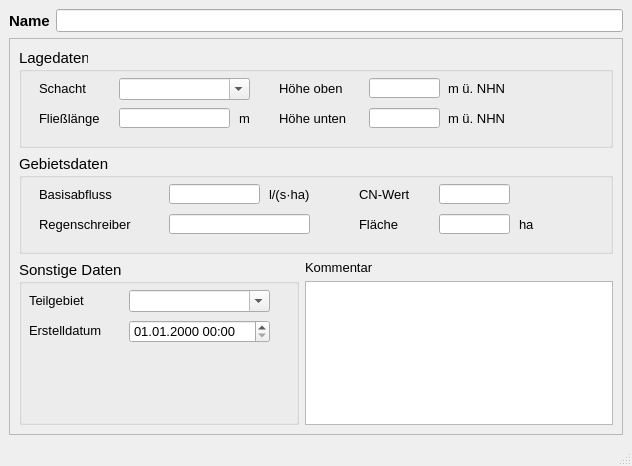
<?xml version="1.0" encoding="UTF-8"?>
<ui version="4.0">
 <class>MainWindow</class>
 <widget class="QMainWindow" name="MainWindow">
  <property name="enabled">
   <bool>true</bool>
  </property>
  <property name="geometry">
   <rect>
    <x>0</x>
    <y>0</y>
    <width>632</width>
    <height>466</height>
   </rect>
  </property>
  <property name="minimumSize">
   <size>
    <width>520</width>
    <height>380</height>
   </size>
  </property>
  <property name="font">
   <font>
    <family>Tahoma</family>
    <pointsize>10</pointsize>
   </font>
  </property>
  <property name="windowTitle">
   <string>Aussengebiete gem. HYSTEM-EXTRAN</string>
  </property>
  <widget class="QWidget" name="centralwidget">
   <layout class="QVBoxLayout" name="verticalLayout">
    <item>
     <layout class="QHBoxLayout" name="horizontalLayout">
      <item>
       <widget class="QLabel" name="label">
        <property name="font">
         <font>
          <family>Tahoma</family>
          <pointsize>11</pointsize>
          <weight>75</weight>
          <bold>true</bold>
         </font>
        </property>
        <property name="text">
         <string>Name</string>
        </property>
       </widget>
      </item>
      <item>
       <widget class="QLineEdit" name="gebnam">
        <property name="toolTip">
         <string>&lt;html&gt;&lt;head/&gt;&lt;body&gt;&lt;p&gt;Eindeutige Bezeichnung&lt;/p&gt;&lt;/body&gt;&lt;/html&gt;</string>
        </property>
        <property name="statusTip">
         <string>Eindeutige Bezeichnung</string>
        </property>
       </widget>
      </item>
     </layout>
    </item>
    <item>
     <widget class="QScrollArea" name="scrollArea">
      <property name="widgetResizable">
       <bool>true</bool>
      </property>
      <widget class="QWidget" name="scrollAreaWidgetContents">
       <property name="geometry">
        <rect>
         <x>0</x>
         <y>0</y>
         <width>608</width>
         <height>353</height>
        </rect>
       </property>
       <layout class="QGridLayout" name="gridLayout">
        <item row="0" column="0" colspan="2">
         <widget class="QGroupBox" name="groupBox_4">
          <property name="minimumSize">
           <size>
            <width>0</width>
            <height>100</height>
           </size>
          </property>
          <property name="maximumSize">
           <size>
            <width>16777215</width>
            <height>100</height>
           </size>
          </property>
          <property name="font">
           <font>
            <family>Tahoma</family>
            <pointsize>11</pointsize>
            <weight>50</weight>
            <bold>false</bold>
           </font>
          </property>
          <property name="title">
           <string>Lagedaten</string>
          </property>
          <widget class="QLabel" name="label_20">
           <property name="geometry">
            <rect>
             <x>20</x>
             <y>30</y>
             <width>70</width>
             <height>21</height>
            </rect>
           </property>
           <property name="font">
            <font>
             <family>Tahoma</family>
             <pointsize>10</pointsize>
             <weight>50</weight>
             <bold>false</bold>
            </font>
           </property>
           <property name="text">
            <string>Schacht</string>
           </property>
          </widget>
          <widget class="QComboBox" name="schnam">
           <property name="geometry">
            <rect>
             <x>100</x>
             <y>30</y>
             <width>131</width>
             <height>22</height>
            </rect>
           </property>
           <property name="font">
            <font>
             <family>Tahoma</family>
             <pointsize>10</pointsize>
             <weight>50</weight>
             <bold>false</bold>
            </font>
           </property>
           <property name="toolTip">
            <string>&lt;html&gt;&lt;head/&gt;&lt;body&gt;&lt;p&gt;Schacht, an den das Außengebiet angeschlossen ist&lt;/p&gt;&lt;/body&gt;&lt;/html&gt;</string>
           </property>
           <property name="statusTip">
            <string>Schacht, an den das Außengebiet angeschlossen ist</string>
           </property>
           <property name="editable">
            <bool>true</bool>
           </property>
          </widget>
          <widget class="QLabel" name="label_12">
           <property name="geometry">
            <rect>
             <x>260</x>
             <y>30</y>
             <width>81</width>
             <height>21</height>
            </rect>
           </property>
           <property name="font">
            <font>
             <family>Tahoma</family>
             <pointsize>10</pointsize>
             <weight>50</weight>
             <bold>false</bold>
            </font>
           </property>
           <property name="text">
            <string>Höhe oben</string>
           </property>
          </widget>
          <widget class="QLineEdit" name="hoeheob">
           <property name="geometry">
            <rect>
             <x>350</x>
             <y>30</y>
             <width>71</width>
             <height>20</height>
            </rect>
           </property>
           <property name="font">
            <font>
             <family>Tahoma</family>
             <pointsize>10</pointsize>
             <weight>50</weight>
             <bold>false</bold>
            </font>
           </property>
           <property name="toolTip">
            <string/>
           </property>
           <property name="statusTip">
            <string/>
           </property>
          </widget>
          <widget class="QLabel" name="label_13">
           <property name="geometry">
            <rect>
             <x>429</x>
             <y>30</y>
             <width>61</width>
             <height>21</height>
            </rect>
           </property>
           <property name="font">
            <font>
             <family>Tahoma</family>
             <pointsize>10</pointsize>
             <weight>50</weight>
             <bold>false</bold>
            </font>
           </property>
           <property name="text">
            <string>m ü. NHN</string>
           </property>
          </widget>
          <widget class="QLabel" name="label_16">
           <property name="geometry">
            <rect>
             <x>260</x>
             <y>60</y>
             <width>81</width>
             <height>21</height>
            </rect>
           </property>
           <property name="font">
            <font>
             <family>Tahoma</family>
             <pointsize>10</pointsize>
             <weight>50</weight>
             <bold>false</bold>
            </font>
           </property>
           <property name="text">
            <string>Höhe unten</string>
           </property>
          </widget>
          <widget class="QLineEdit" name="hoeheun">
           <property name="geometry">
            <rect>
             <x>350</x>
             <y>60</y>
             <width>71</width>
             <height>20</height>
            </rect>
           </property>
           <property name="font">
            <font>
             <family>Tahoma</family>
             <pointsize>10</pointsize>
             <weight>50</weight>
             <bold>false</bold>
            </font>
           </property>
           <property name="toolTip">
            <string/>
           </property>
           <property name="statusTip">
            <string/>
           </property>
          </widget>
          <widget class="QLabel" name="label_15">
           <property name="geometry">
            <rect>
             <x>429</x>
             <y>60</y>
             <width>61</width>
             <height>21</height>
            </rect>
           </property>
           <property name="font">
            <font>
             <family>Tahoma</family>
             <pointsize>10</pointsize>
             <weight>50</weight>
             <bold>false</bold>
            </font>
           </property>
           <property name="text">
            <string>m ü. NHN</string>
           </property>
          </widget>
          <widget class="QLabel" name="label_8">
           <property name="geometry">
            <rect>
             <x>20</x>
             <y>60</y>
             <width>80</width>
             <height>21</height>
            </rect>
           </property>
           <property name="font">
            <font>
             <family>Tahoma</family>
             <pointsize>10</pointsize>
             <weight>50</weight>
             <bold>false</bold>
            </font>
           </property>
           <property name="text">
            <string>Fließlänge</string>
           </property>
          </widget>
          <widget class="QLineEdit" name="fliessweg">
           <property name="geometry">
            <rect>
             <x>100</x>
             <y>60</y>
             <width>111</width>
             <height>20</height>
            </rect>
           </property>
           <property name="font">
            <font>
             <family>Tahoma</family>
             <pointsize>10</pointsize>
             <weight>50</weight>
             <bold>false</bold>
            </font>
           </property>
           <property name="toolTip">
            <string>&lt;html&gt;&lt;head/&gt;&lt;body&gt;&lt;p&gt;Längster Fließweg&lt;/p&gt;&lt;/body&gt;&lt;/html&gt;</string>
           </property>
           <property name="statusTip">
            <string>Längster Fließweg</string>
           </property>
          </widget>
          <widget class="QLabel" name="label_17">
           <property name="geometry">
            <rect>
             <x>220</x>
             <y>60</y>
             <width>16</width>
             <height>21</height>
            </rect>
           </property>
           <property name="font">
            <font>
             <family>Tahoma</family>
             <pointsize>10</pointsize>
             <weight>50</weight>
             <bold>false</bold>
            </font>
           </property>
           <property name="text">
            <string>m</string>
           </property>
          </widget>
         </widget>
        </item>
        <item row="1" column="0" colspan="2">
         <widget class="QGroupBox" name="groupBox_5">
          <property name="minimumSize">
           <size>
            <width>0</width>
            <height>100</height>
           </size>
          </property>
          <property name="maximumSize">
           <size>
            <width>16777215</width>
            <height>100</height>
           </size>
          </property>
          <property name="font">
           <font>
            <family>Tahoma</family>
            <pointsize>11</pointsize>
            <weight>50</weight>
            <bold>false</bold>
           </font>
          </property>
          <property name="title">
           <string>Gebietsdaten</string>
          </property>
          <widget class="QLabel" name="label_10">
           <property name="geometry">
            <rect>
             <x>20</x>
             <y>30</y>
             <width>90</width>
             <height>21</height>
            </rect>
           </property>
           <property name="font">
            <font>
             <family>Tahoma</family>
             <pointsize>10</pointsize>
             <weight>50</weight>
             <bold>false</bold>
            </font>
           </property>
           <property name="text">
            <string>Basisabfluss</string>
           </property>
          </widget>
          <widget class="QLineEdit" name="basisabfluss">
           <property name="geometry">
            <rect>
             <x>150</x>
             <y>30</y>
             <width>91</width>
             <height>20</height>
            </rect>
           </property>
           <property name="font">
            <font>
             <family>Tahoma</family>
             <pointsize>10</pointsize>
             <weight>50</weight>
             <bold>false</bold>
            </font>
           </property>
           <property name="toolTip">
            <string>&lt;html&gt;&lt;head/&gt;&lt;body&gt;&lt;p&gt;Zufluss (konstant oder verknüpft mit einem Zeitmuster)&lt;/p&gt;&lt;/body&gt;&lt;/html&gt;</string>
           </property>
           <property name="statusTip">
            <string>Zufluss (konstant oder verknüpft mit einem Zeitmuster)</string>
           </property>
          </widget>
          <widget class="QLabel" name="label_18">
           <property name="geometry">
            <rect>
             <x>250</x>
             <y>30</y>
             <width>61</width>
             <height>21</height>
            </rect>
           </property>
           <property name="font">
            <font>
             <family>Tahoma</family>
             <pointsize>10</pointsize>
             <weight>50</weight>
             <bold>false</bold>
            </font>
           </property>
           <property name="text">
            <string>l/(s·ha)</string>
           </property>
          </widget>
          <widget class="QLabel" name="label_5">
           <property name="geometry">
            <rect>
             <x>20</x>
             <y>60</y>
             <width>121</width>
             <height>21</height>
            </rect>
           </property>
           <property name="font">
            <font>
             <family>Tahoma</family>
             <pointsize>10</pointsize>
             <weight>50</weight>
             <bold>false</bold>
            </font>
           </property>
           <property name="text">
            <string>Regenschreiber</string>
           </property>
          </widget>
          <widget class="QLineEdit" name="regenschreiber">
           <property name="geometry">
            <rect>
             <x>150</x>
             <y>60</y>
             <width>141</width>
             <height>20</height>
            </rect>
           </property>
           <property name="font">
            <font>
             <family>Tahoma</family>
             <pointsize>10</pointsize>
             <weight>50</weight>
             <bold>false</bold>
            </font>
           </property>
           <property name="toolTip">
            <string/>
           </property>
           <property name="statusTip">
            <string/>
           </property>
          </widget>
          <widget class="QLabel" name="label_4">
           <property name="geometry">
            <rect>
             <x>340</x>
             <y>30</y>
             <width>80</width>
             <height>21</height>
            </rect>
           </property>
           <property name="font">
            <font>
             <family>Tahoma</family>
             <pointsize>10</pointsize>
             <weight>50</weight>
             <bold>false</bold>
            </font>
           </property>
           <property name="text">
            <string>CN-Wert</string>
           </property>
          </widget>
          <widget class="QLineEdit" name="cn">
           <property name="geometry">
            <rect>
             <x>420</x>
             <y>30</y>
             <width>71</width>
             <height>20</height>
            </rect>
           </property>
           <property name="font">
            <font>
             <family>Tahoma</family>
             <pointsize>10</pointsize>
             <weight>50</weight>
             <bold>false</bold>
            </font>
           </property>
           <property name="toolTip">
            <string>&lt;html&gt;&lt;head/&gt;&lt;body&gt;&lt;p&gt;runoff curve-number (aus Tabelle i.d.R. 25 - 90)&lt;/p&gt;&lt;/body&gt;&lt;/html&gt;</string>
           </property>
           <property name="statusTip">
            <string>runoff curve-number (aus Tabelle i.d.R. 25 - 90)</string>
           </property>
          </widget>
          <widget class="QLabel" name="label_9">
           <property name="geometry">
            <rect>
             <x>340</x>
             <y>60</y>
             <width>51</width>
             <height>21</height>
            </rect>
           </property>
           <property name="font">
            <font>
             <family>Tahoma</family>
             <pointsize>10</pointsize>
             <weight>50</weight>
             <bold>false</bold>
            </font>
           </property>
           <property name="text">
            <string>Fläche</string>
           </property>
          </widget>
          <widget class="QLineEdit" name="flaeche">
           <property name="enabled">
            <bool>true</bool>
           </property>
           <property name="geometry">
            <rect>
             <x>420</x>
             <y>60</y>
             <width>71</width>
             <height>20</height>
            </rect>
           </property>
           <property name="font">
            <font>
             <family>Tahoma</family>
             <pointsize>10</pointsize>
             <weight>50</weight>
             <italic>true</italic>
             <bold>false</bold>
            </font>
           </property>
           <property name="toolTip">
            <string/>
           </property>
           <property name="statusTip">
            <string/>
           </property>
           <property name="inputMask">
            <string/>
           </property>
           <property name="text">
            <string/>
           </property>
           <property name="readOnly">
            <bool>true</bool>
           </property>
          </widget>
          <widget class="QLabel" name="label_21">
           <property name="geometry">
            <rect>
             <x>500</x>
             <y>60</y>
             <width>21</width>
             <height>21</height>
            </rect>
           </property>
           <property name="font">
            <font>
             <family>Tahoma</family>
             <pointsize>10</pointsize>
             <weight>50</weight>
             <bold>false</bold>
            </font>
           </property>
           <property name="text">
            <string>ha</string>
           </property>
          </widget>
         </widget>
        </item>
        <item row="2" column="0" rowspan="2">
         <widget class="QGroupBox" name="groupBox_3">
          <property name="minimumSize">
           <size>
            <width>280</width>
            <height>0</height>
           </size>
          </property>
          <property name="maximumSize">
           <size>
            <width>280</width>
            <height>16777215</height>
           </size>
          </property>
          <property name="font">
           <font>
            <family>Tahoma</family>
            <pointsize>11</pointsize>
           </font>
          </property>
          <property name="title">
           <string>Sonstige Daten</string>
          </property>
          <widget class="QLabel" name="label_14">
           <property name="geometry">
            <rect>
             <x>10</x>
             <y>30</y>
             <width>71</width>
             <height>20</height>
            </rect>
           </property>
           <property name="font">
            <font>
             <family>Tahoma</family>
             <pointsize>10</pointsize>
            </font>
           </property>
           <property name="text">
            <string>Teilgebiet</string>
           </property>
          </widget>
          <widget class="QLabel" name="label_71">
           <property name="geometry">
            <rect>
             <x>10</x>
             <y>60</y>
             <width>151</width>
             <height>21</height>
            </rect>
           </property>
           <property name="font">
            <font>
             <family>Tahoma</family>
             <pointsize>10</pointsize>
            </font>
           </property>
           <property name="text">
            <string>Erstelldatum</string>
           </property>
          </widget>
          <widget class="QComboBox" name="teilgebiet">
           <property name="geometry">
            <rect>
             <x>110</x>
             <y>30</y>
             <width>141</width>
             <height>22</height>
            </rect>
           </property>
           <property name="font">
            <font>
             <family>Tahoma</family>
             <pointsize>10</pointsize>
            </font>
           </property>
           <property name="toolTip">
            <string>&lt;html&gt;&lt;head/&gt;&lt;body&gt;&lt;p&gt;Zuordnung zu definiertem Teilgebiet&lt;/p&gt;&lt;/body&gt;&lt;/html&gt;</string>
           </property>
           <property name="statusTip">
            <string>Zuordnung zu definiertem Teilgebiet</string>
           </property>
           <property name="editable">
            <bool>true</bool>
           </property>
          </widget>
          <widget class="QgsDateTimeEdit" name="createdat">
           <property name="geometry">
            <rect>
             <x>110</x>
             <y>60</y>
             <width>141</width>
             <height>23</height>
            </rect>
           </property>
           <property name="font">
            <font>
             <family>Tahoma</family>
             <pointsize>10</pointsize>
            </font>
           </property>
           <property name="currentSection">
            <enum>QDateTimeEdit::DaySection</enum>
           </property>
           <property name="displayFormat">
            <string>dd.MM.yyyy HH:mm</string>
           </property>
          </widget>
         </widget>
        </item>
        <item row="2" column="1">
         <widget class="QLabel" name="label_19">
          <property name="text">
           <string>Kommentar</string>
          </property>
         </widget>
        </item>
        <item row="3" column="1">
         <widget class="QTextEdit" name="kommentar">
          <property name="toolTip">
           <string>&lt;html&gt;&lt;head/&gt;&lt;body&gt;&lt;p&gt;Platz für zusätzliche Kommentare&lt;/p&gt;&lt;/body&gt;&lt;/html&gt;</string>
          </property>
          <property name="statusTip">
           <string>Platz für zusätzliche Kommentare</string>
          </property>
         </widget>
        </item>
       </layout>
      </widget>
     </widget>
    </item>
   </layout>
  </widget>
  <widget class="QMenuBar" name="menubar">
   <property name="geometry">
    <rect>
     <x>0</x>
     <y>0</y>
     <width>632</width>
     <height>27</height>
    </rect>
   </property>
  </widget>
  <widget class="QStatusBar" name="statusbar"/>
 </widget>
 <customwidgets>
  <customwidget>
   <class>QgsDateTimeEdit</class>
   <extends>QDateTimeEdit</extends>
   <header>qgsdatetimeedit.h</header>
  </customwidget>
 </customwidgets>
 <tabstops>
  <tabstop>gebnam</tabstop>
  <tabstop>schnam</tabstop>
  <tabstop>regenschreiber</tabstop>
  <tabstop>teilgebiet</tabstop>
  <tabstop>createdat</tabstop>
  <tabstop>hoeheob</tabstop>
  <tabstop>hoeheun</tabstop>
  <tabstop>fliessweg</tabstop>
  <tabstop>basisabfluss</tabstop>
  <tabstop>cn</tabstop>
  <tabstop>flaeche</tabstop>
  <tabstop>kommentar</tabstop>
 </tabstops>
 <resources/>
 <connections/>
</ui>
